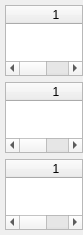
                      <widget class="QWidget" name="page_6">
                       <property name="geometry">
                        <rect>
                         <x>0</x>
                         <y>0</y>
                         <width>83</width>
                         <height>235</height>
                        </rect>
                       </property>
                       <attribute name="label">
                        <string>Walls and loads</string>
                       </attribute>
                       <layout class="QGridLayout" name="gridLayout_35">
                        <property name="leftMargin">
                         <number>5</number>
                        </property>
                        <property name="topMargin">
                         <number>5</number>
                        </property>
                        <property name="rightMargin">
                         <number>0</number>
                        </property>
                        <property name="bottomMargin">
                         <number>5</number>
                        </property>
                        <item row="0" column="0">
                         <widget class="QTableWidget" name="tableWidget_12">
                          <property name="columnCount">
                           <number>4</number>
                          </property>
                          <column/>
                          <column/>
                          <column/>
                          <column/>
                         </widget>
                        </item>
                        <item row="1" column="0">
                         <widget class="QTableWidget" name="tableWidget_13">
                          <property name="columnCount">
                           <number>6</number>
                          </property>
                          <column/>
                          <column/>
                          <column/>
                          <column/>
                          <column/>
                          <column/>
                         </widget>
                        </item>
                        <item row="2" column="0">
                         <widget class="QTableWidget" name="tableWidget_14">
                          <property name="rowCount">
                           <number>0</number>
                          </property>
                          <property name="columnCount">
                           <number>6</number>
                          </property>
                          <column/>
                          <column/>
                          <column/>
                          <column/>
                          <column/>
                          <column/>
                         </widget>
                        </item>
                       </layout>
                      </widget>
